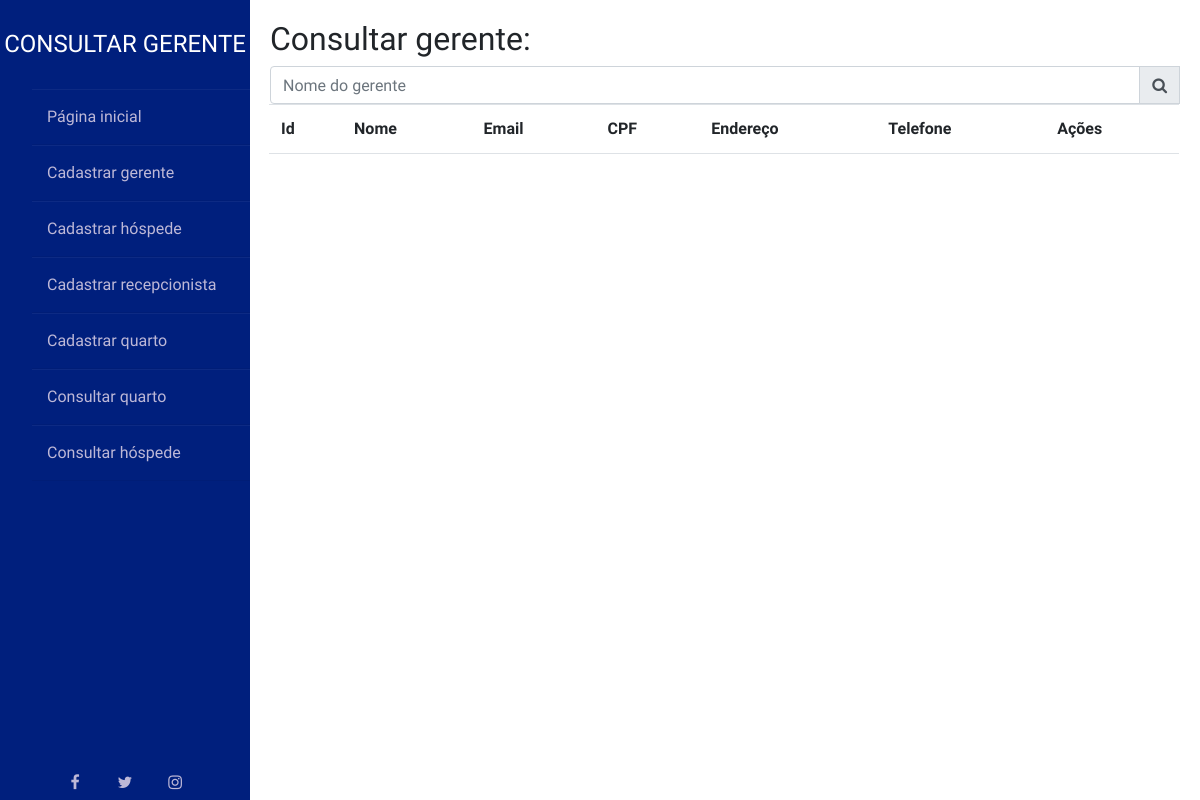
The page /php/ConsultarGerente.php on the database as committed earlier.
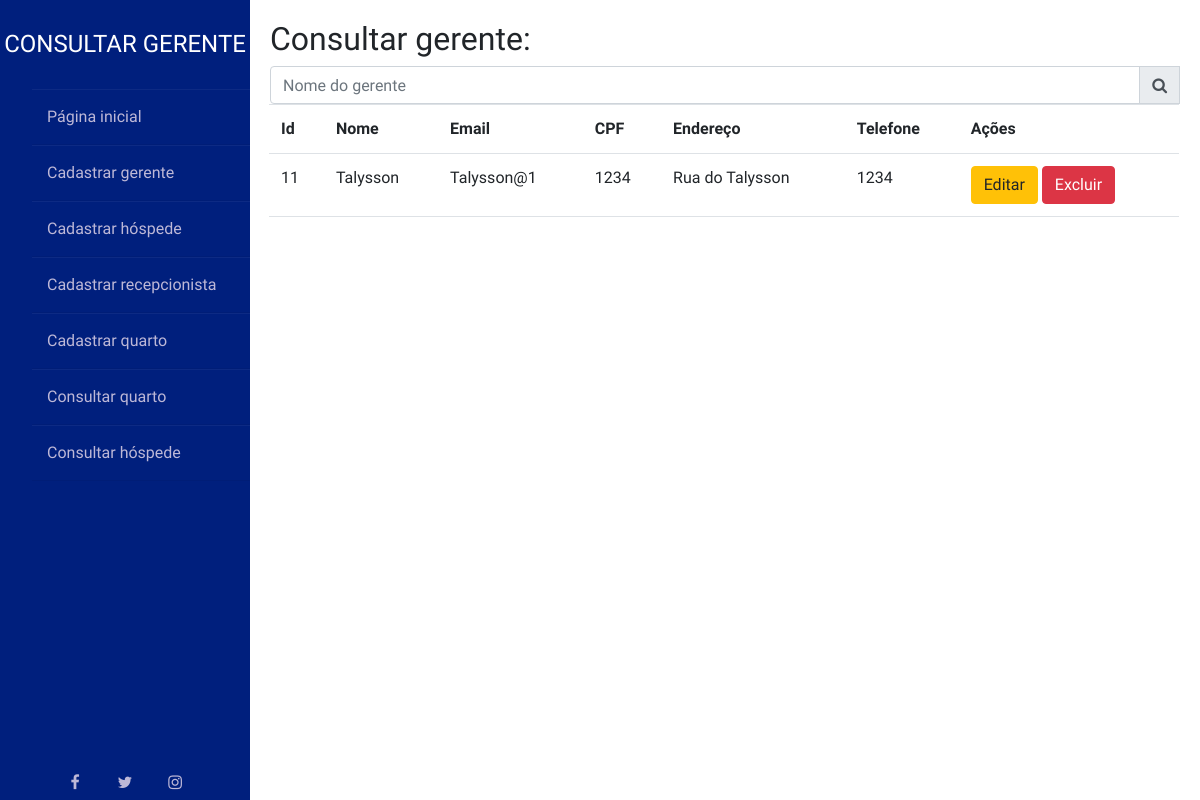
The same page on the database as committed later.
### tables this page shows
CREATE TABLE `Gerente` (
  `id_gerente` int(11) NOT NULL,
  `nome` varchar(45) NOT NULL,
  `email` varchar(45) NOT NULL,
  `senha` varchar(45) NOT NULL,
  `cpf` varchar(14) NOT NULL,
  `telefone` varchar(16) NOT NULL,
  `endereco` varchar(45) NOT NULL
);

### php/ListarGerente.php (the view, shortened to what this page needs)
<?php
include_once("../conexao.php");?>
<!DOCTYPE html>
<html lang="pt-br">
	<head>
	<link rel="stylesheet" href="https://stackpath.bootstrapcdn.com/bootstrap/4.1.0/css/bootstrap.min.css">
	</head>
	<body>
		<?php
    $res = "";
		$result_usuarios = "SELECT * FROM Gerente" . $res;
		$resultado_usuarios = mysqli_query($conn, $result_usuarios); ?>
 <table  class="table">
          <tr>
            <th>Id</th>
            <th>Nome</th>
            <th>Email</th>
            <th>CPF</th>
            <th>Endereço</th>
           <th>Telefone</th>
           <th>Ações</th>
          </tr>
		<?php
		while($row_usuario = mysqli_fetch_assoc($resultado_usuarios)){ ?>
  <tr>
  <td><?php echo $row_usuario['id_gerente'] ?></td>
  <td><?php echo $row_usuario['nome'] ?></td>
   <td><?php echo $row_usuario['email'] ?></td>
  <td><?php echo $row_usuario['cpf'] ?></td>
  <td><?php echo $row_usuario['endereco'] ?></td>
  <td><?php echo $row_usuario['telefone'] ?></td>
  <td>
  <a href="../cadastrar/editarGerente.php?id_gerente=<?= $row_usuario['id_gerente'] ?>" class="btn btn-warning">Editar </a>
 <a href= "javascript: if(confirm('Deseja mesmo excluir o registro do gerente?')) location.href='ExcluirGerente.php?p=Excluir&usuario=<?php echo $row_usuario['id_gerente'];?>'" class="btn btn-danger">Excluir</a></td>
  </tr>
     <?php }
     	?>
	</body>
</html>

### php/ConsultarGerente.php (shortened to what this page needs)
<!doctype html>
<html lang="pt-br">
<head>
  <link rel="stylesheet" href="https://cdnjs.cloudflare.com/ajax/libs/font-awesome/4.7.0/css/font-awesome.min.css">
  <link href="https://cdn.jsdelivr.net/npm/bootstrap@5.0.1/dist/css/bootstrap.min.css" rel="stylesheet"
>
  <link rel="stylesheet" href="../css/home.css">
</head>
<body>
  <div class="grid-container">
    <div class="wrapper">
      <div class="sidebar">
        <h2>Consultar Gerente</h2>
        <ul>
          <li><a href="../index.html">Página inicial</a></li>
          <li><a href="../cadastrar/cadastrarGerente.html">Cadastrar gerente</a></li>
          <li><a href="../cadastrar/cadastrarHospede.html">Cadastrar hóspede</a></li>
          <li><a href="../cadastrar/cadastrarRecep.html">Cadastrar recepcionista</a></li>
          <li><a href="../cadastrar/cadastrarQuarto.html">Cadastrar quarto</a></li>
<li><a href="ConsultarQuarto.php">Consultar quarto</a></li>
          <li><a href="ConsultarHospede.php">Consultar hóspede</a></li>
        </ul>
        <div class="social_media"> <a href="#"><i class="fa fa-facebook-f"></i></a> <a href="#"><i
              class="fa fa-twitter"></i></a> <a href="#"><i class="fa fa-instagram"></i></a> </div>
      </div>
    </div>
    <div class="content">
      <h2>Consultar gerente:</h2>
      <form action="#">
        <div class="mb-3">
          <div class="input-group mb-3">
              <input type="text" class="form-control" id="nome" placeholder="Nome do gerente">
              <span class="input-group-text" id="icon"><i class="fa fa-search" aria-hidden="true"></i></span>
         <?php
          include_once("ListarGerente.php"); ?>
          </div>
        </div>
      </form>
    </div>
  </div>
</body>
</html>

### css/home.css (style rules this page uses)
* { margin: 0; padding: 0; box-sizing: border-box; list-style: none; text-decoration: none; font-family: 'Josefin Sans', sans-serif; }
body { background-color: #d1d5db; }
.wrapper { display: flex; position: relative }
.grid-container { width: 100vw; height: 100vh; display: grid; grid-template-columns: 250px auto; grid-template-rows: 100%; }
.wrapper .sidebar { width: 250px; height: 100%; background: #001f7d; padding: 30px 0px; position: fixed; }
.wrapper .sidebar h2 { color: #fff; font-size: 1.5rem; text-transform: uppercase; text-align: center; margin-bottom: 30px; font-family: 'Krona One', sans-serif; }
div.content { padding: 20px; }
.wrapper .sidebar ul li { padding: 15px; border-bottom: 1px solid #fff; border-bottom: 1px solid rgba(0, 0, 0, 0.05); border-top: 1px solid rgba(255, 255, 255, 0.05); }
.wrapper .sidebar ul li a { color: #bdb8d7; display: block; text-decoration: none; }
.wrapper .sidebar .social_media { position: absolute; bottom: 0; left: 50%; transform: translateX(-50%); display: flex; }
.wrapper .sidebar .social_media a { display: block; width: 40px; height: 40px; background: transparent; line-height: 45px; text-align: center; margin: 0 5px; color: #bdb8d7; border-top-left-radius: 5px; border-top-right-radius: 5px }

Rows that differ between the two databases and show on the page:
added gerente: id_gerente "11", nome "Talysson", email "Talysson@1", cpf "1234", endereco "Rua do Talysson", telefone "1234"
